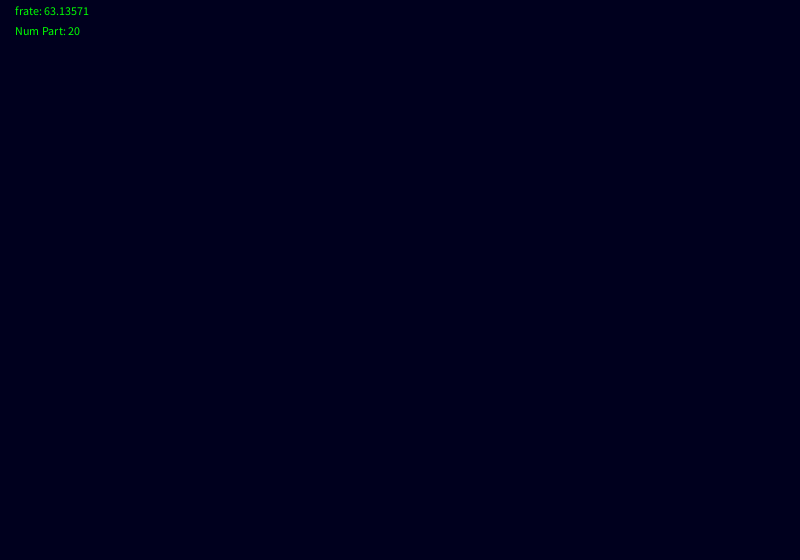
Frame 1 (no input)
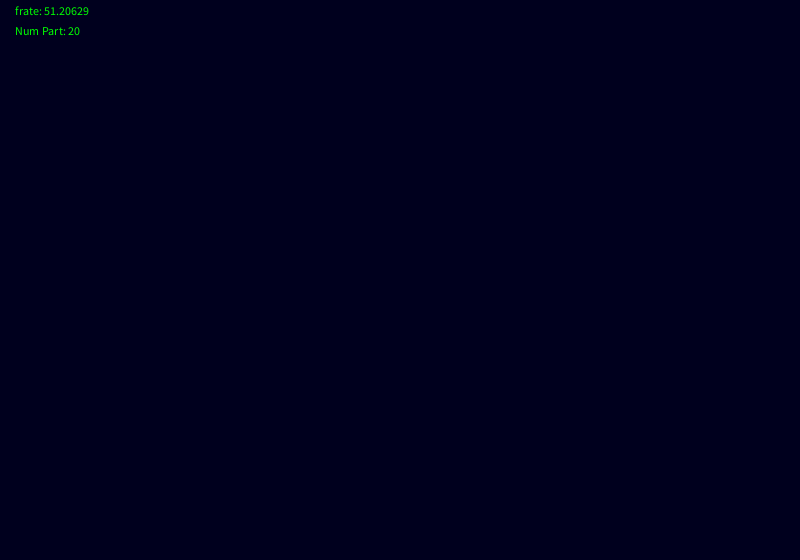
Frame 60 (the mouse pressed at the canvas centre just before this capture)
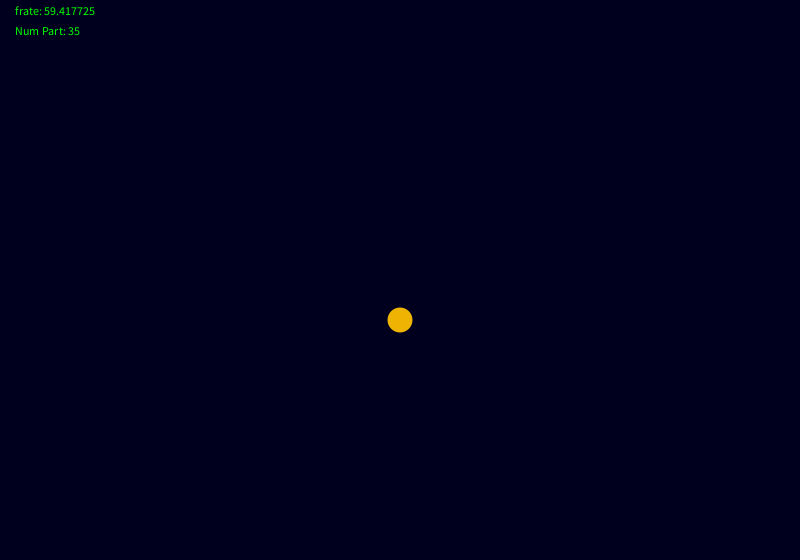
Frame 120 (the mouse held since frame 60 and released just before this capture)

The Processing sketch that drew these frames (run headless with seeded random() and noise(); from frame 60 on, the mouse is pressed at the canvas centre):

// Processing sketch: processing_150590
// ── processing_150590.pde

//PRACTICA 2 SIMULACION
ArrayList<Cohete> castillo;
Particula p;
PVector v = new PVector(150.0,150.0);
PVector g = new PVector(0.0, 9.8);
PVector r = new PVector(0,0);
float dt = 4;
float altura = height;
int npart = 20;
void setup(){
  size(800,560);
  castillo = new ArrayList<Cohete>();
}

void draw(){
   
   altura -= dt;
   background(0,0,30);
   fill(239, 179, 4);
   //text("Practica 2 - SIMULACION. Cristobal Belda", width/2.7, height/10.5);
  
   for(int i=0; i<castillo.size(); i++){
      Cohete c = castillo.get(i);
      c.run();
   }
   
   fill(0,255,0);
   text("frate: "+frameRate, 15, 15);
   text("Num Part: "+npart, 15, 35);
}
void mousePressed(){
  PVector pos = new PVector(mouseX,180);
  Cohete c = new Cohete(pos,100);
  npart = int(random(10,50));
  c.addParticle();
  castillo.add(c);
}


//Clase qe define el objeto cohete

class Cohete{
  
  ArrayList<Particula> particles;
  float masa = 5;
  PVector a;
  PVector v;
  PVector r;
  float lifespan;
  float altura = height;
  int explosion = 0;
  
  Cohete(PVector l, int num) {
    v = new PVector(0,70);
    a = new PVector(0,10);
    r = l.get();
    lifespan = num;
    particles = new ArrayList<Particula>();   // Initialize the arraylist
    
  }

  void applyForce(PVector f){
    PVector fres = f.get();
    fres.div(masa);
    a.add(fres);
  }
  
  void run() {
    update();
    display();
  }

  void update(){
    v.add(a);
    r.add(v);
    lifespan -= 1.0;
    a.set(0,0);
  }
  
  void display(){
    altura -= dt;
    if(lifespan>0){
      noStroke();
      fill(239,179,4);
      pushMatrix();
        translate(r.x, altura);
        ellipse(0,0,25,25);
      popMatrix();
      explosion = 1;
    }
    else{
      if(explosion == 1){
        this.addParticle();
        explosion = 0;
      }
      for(int i = particles.size()-1; i>0; i--){
        Particula p = particles.get(i);
        p.run();
        if(p.isDead()){
          particles.remove(i);
        }
      }
    }
  }
  
  void addParticle() {
    
    for(int i = 0; i < npart; i++){
      particles.add(new Particula(r));
    }
  }
  
  boolean dead() {
    return particles.isEmpty();
  }
}
//Clase que define el objeto PARTICULA

class Particula {
  PVector location;
  PVector velocity;
  PVector gravedad;
  PVector acceleration;
  float lifespan;
  float m = 1000.0;
  float colorR, colorG, colorB;
  float angle;
  
  
  Particula(PVector l) {
    angle = random(0, 3*PI);
    acceleration = new PVector(0,0.0);
    gravedad = new PVector(0.0, 9.8);
    velocity = new PVector(12,12);
    location = l.get();
    lifespan = 255.0;
    velocity.x *= cos(angle);
    velocity.y *= sin(angle);
  }

  void run() {
    update();
    display();
  }

  // Method to update location
  void update() {
    velocity.add(acceleration);
    location.add(velocity);
    applyForce(gravedad);
    lifespan -= 2.0;
  }

  
  
  //Sumatorio de Fuerzas:
  void applyForce(PVector f1){
    PVector f2 = f1.get();
    f2.div(m);
    acceleration.add(f2);
  }
  
  // Method to display
  void display() {
    colorR = random(0,255);
    colorG= random(0,255);
    colorB= random(0,255);
    noStroke();
    fill(239,179,4,lifespan);
    ellipse(location.x,location.y,25,25);
  }
  
  //COmprueba si tiene que dejar de verse
  boolean isDead() {
    return (lifespan < 0.0);
  }

}
